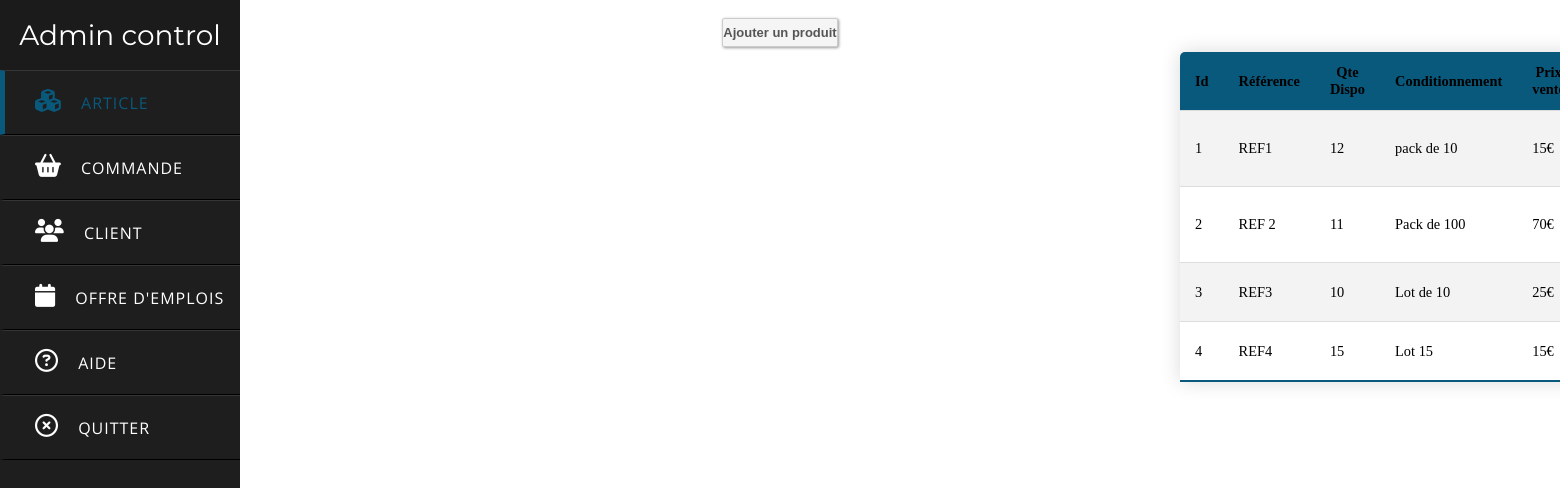
Screenshot of /Admin/adminArticle.php with the database file from the repository.
### tables this page shows
CREATE TABLE IF NOT EXISTS `articles` (
  `id` int(11) NOT NULL AUTO_INCREMENT,
  `reference` text NOT NULL,
  `quantite_dispo` int(11) NOT NULL,
  `conditionnement` text NOT NULL,
  `prix_vente` float NOT NULL,
  `prix_location` float NOT NULL,
  `remarque` text,
  `designation` text NOT NULL,
  `tva` int(11) NOT NULL,
  `statut` int(11) NOT NULL,
  `img` text NOT NULL,
  PRIMARY KEY (`id`)
);

### Admin/adminArticle.php (the view, shortened to what this page needs)
<?php
$id = mysqli_connect("localhost","root","","belletable");
	$req = "select * from articles";
	$res = mysqli_query($id,$req);
 ?>
<!DOCTYPE html>
<html lang="fr" dir="ltr">
  <head>
    <link rel="stylesheet" href="assets/Stylesheets/styleAdmin.css">
  </head>
  <div>
    <div class="sidebar">
      <header>Admin control</header>
      <a href="adminArticle.php" class="active">
        <i class="fas fa-cubes"></i>
        <span>Article</span>
      </a>
      <a href="#">
        <i class="fas fa-shopping-basket"></i>
        <span>Commande</span>
      </a>
      <a href="adminClient.php">
        <i class="fas fa-users" ></i>
        <span>Client</span>
      </a>
      <a href="CreaOffre.php">
         <i class="fas fa-calendar"></i>
        <span>Offre d'emplois</span>
      </a>
      <a href="#">
        <i class="far fa-question-circle"></i>
        <span>Aide</span>
      </a>
      <a href="index.php">
        <i class="far fa-times-circle"></i>
        <span>Quitter</span>
      </a>
    </div>
</div>
    <body>
      <center>
      <br>
    <a href="Ajoutproduit.php"><input type="button" value="Ajouter un produit" class="ajoutP"></a>
  <br>
    <table class="content-table">
	<tr bgcolor="#09597C">
		<th> Id </th><th> Référence </th><th> Qte Dispo </th>
		<th> Conditionnement </th><th> Prix vente </th>
	</tr>
	<?php
	$i = 0;
	while($ligne = mysqli_fetch_assoc($res)){
	?>
	<tr>
		<td><?=$ligne["id"]; ?></td>
		<td><?=$ligne["reference"]; ?></td>
		<td><?=$ligne["quantite_dispo"]; ?></td>
		<td><?=$ligne["conditionnement"]; ?></td>
		<td><?=$ligne["prix_vente"]; ?>€</td>
		</tr>
	<?php } $i++; ?>
</table>
</center>
</body>
</html>

### Admin/assets/Stylesheets/styleAdmin.css (style rules this page uses)
* { margin: 0; padding: 0; text-decoration: none; }
.sidebar { position: fixed; width: 240px; left: 0px; height: 100%; background: #1e1e1e; transition: all .5s ease; float: left; display: inline-block; }
.sidebar header { font-size: 28px; color: white; line-height: 70px; text-align: center; background: #1b1b1b; user-select: none; font-family: 'Montserrat', sans-serif; }
.sidebar a { display: block; height: 65px; width: 100%; color: white; line-height: 65px; padding-left: 30px; box-sizing: border-box; border-bottom: 1px solid black; border-top: 1px solid rgba(255,255,255,.1); border-left: 5px solid transparent; font-family: 'Open Sans', sans-serif; transition: all .5s ease; }
a.active,.sidebar a:hover { border-left: 5px solid #09597C; color: #09597C; }
.sidebar a i { font-size: 23px; margin-right: 16px; }
.sidebar a span { letter-spacing: 1px; text-transform: uppercase; }
.content-table { float: left; margin-top: 5px; border-collapse: collapse; display:inline-block; margin-left: 400px; font-size: 0.9em; min-width: 400px; border-radius: 5px 5px 0 0; overflow: auto; box-shadow: 0 0 20px rgba(0, 0, 0, 0.15); position: absolute; }
.content-table th, .content-table td { padding: 12px 15px; }
.content-table tbody tr { border-bottom: 1px solid #dddddd; }
.content-table tbody tr:nth-of-type(even) { background-color: #f3f3f3; }
.content-table tbody tr:last-of-type { border-bottom: 2px solid #09597C; }
.ajoutP { padding:6px 0 6px 0; font:bold 13px Arial; background:#f5f5f5; color:#555; border-radius:2px; border:1px solid #ccc; box-shadow:1px 1px 3px #999; }

### rows the page displays
articles: id "1", reference "REF1", quantite_dispo "12", conditionnement "pack de 10", prix_vente "15"
articles: id "2", reference "REF 2", quantite_dispo "11", conditionnement "Pack de 100", prix_vente "70"
articles: id "3", reference "REF3", quantite_dispo "10", conditionnement "Lot de 10", prix_vente "25"
articles: id "4", reference "REF4", quantite_dispo "15", conditionnement "Lot 15", prix_vente "15"
